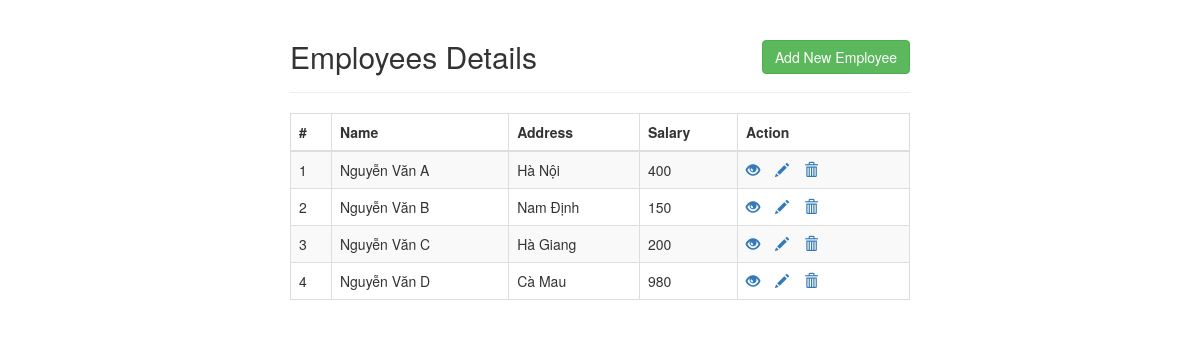
The page / on the database its author committed.
### tables this page shows
CREATE TABLE `employees` (
  `id` int(11) NOT NULL,
  `name` varchar(100) NOT NULL,
  `address` varchar(255) NOT NULL,
  `salary` int(10) NOT NULL
);

### index.php (the view, shortened to what this page needs)
<!DOCTYPE html>
<html lang="en">
<head>
    <link rel="stylesheet" href="https://maxcdn.bootstrapcdn.com/bootstrap/3.3.7/css/bootstrap.css">
</head>
<body>
    <div class="wrapper">
        <div class="container-fluid">
            <div class="row">
                <div class="col-md-12">
                    <div class="page-header clearfix">
                        <h2 class="pull-left">Employees Details</h2>
                        <a href="create.php" class="btn btn-success pull-right">Add New Employee</a>
                    </div>
                    <?php
                    require_once "config.php";
                    $sql = "SELECT * FROM employees";
                    if($result = mysqli_query($link, $sql)){
                        if(mysqli_num_rows($result) > 0){
                            echo "<table class='table table-bordered table-striped'>";
                                echo "<thead>";
                                    echo "<tr>";
                                        echo "<th>#</th>";
                                        echo "<th>Name</th>";
                                        echo "<th>Address</th>";
                                        echo "<th>Salary</th>";
                                        echo "<th>Action</th>";
                                    echo "</tr>";
                                echo "</thead>";
                                echo "<tbody>";
                                while($row = mysqli_fetch_array($result)){
                                    echo "<tr>";
                                        echo "<td>" . $row['id'] . "</td>";
                                        echo "<td>" . $row['name'] . "</td>";
                                        echo "<td>" . $row['address'] . "</td>";
                                        echo "<td>" . $row['salary'] . "</td>";
                                        echo "<td>";
                                            echo "<a href='read.php?id=". $row['id'] ."' title='View Record' data-toggle='tooltip'><span class='glyphicon glyphicon-eye-open'></span></a>";
                                            echo "<a href='update.php?id=". $row['id'] ."' title='Update Record' data-toggle='tooltip'><span class='glyphicon glyphicon-pencil'></span></a>";
                                            echo "<a href='delete.php?id=". $row['id'] ."' title='Delete Record' data-toggle='tooltip'><span class='glyphicon glyphicon-trash'></span></a>";
                                        echo "</td>";
                                    echo "</tr>";
                                }
                                echo "</tbody>";
                            echo "</table>";
                        } else{
                            echo "<p class='lead'><em>Không tìm thấy bản ghi.</em></p>";
                        }
                    } else{
                        echo "ERROR: Không thể thực thi $sql. " . mysqli_error($link);
                    }
                    ?>
                </div>
            </div>
        </div>
    </div>
</body>
</html>

### index.php (style rules this page uses)
.wrapper { width: 650px; margin: 0 auto; }
.page-header h2 { margin-top: 0; }
table tr td:last-child a { margin-right: 15px; }

### rows shown on the page
employees: id "1", name "Nguyễn Văn A", address "Hà Nội", salary "400"
employees: id "2", name "Nguyễn Văn B", address "Nam Định", salary "150"
employees: id "3", name "Nguyễn Văn C", address "Hà Giang", salary "200"
employees: id "4", name "Nguyễn Văn D", address "Cà Mau", salary "980"
